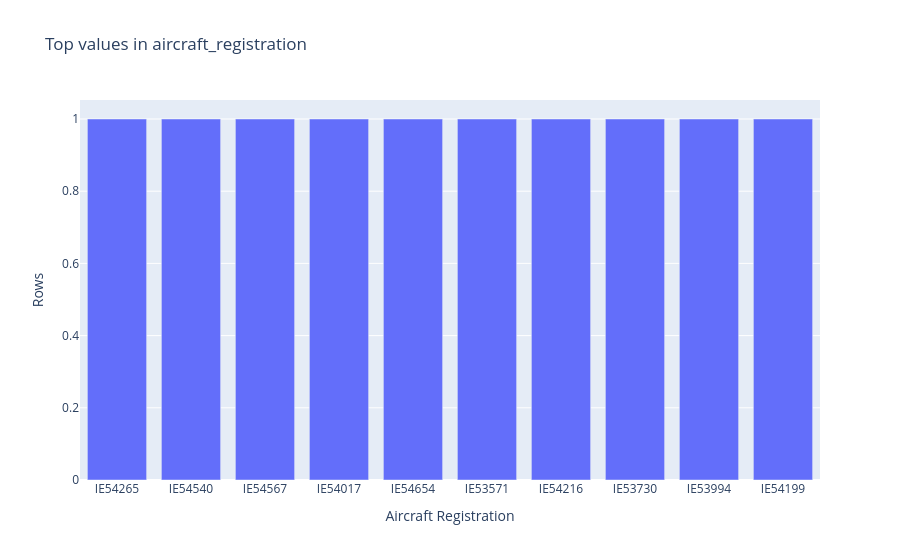

Write notebook code for a chart like this one.
### Markdown cell above
## 6. Prototype Charts in the Notebook

Build charts in the notebook before moving them into Streamlit. Plotly Express accepts Polars DataFrames directly in recent versions.

### Code cell
if text_columns:
    chart_data = top_categories(sample_clean, text_columns[0], top_n=10)
    fig = px.bar(
        chart_data,
        x=text_columns[0],
        y="n_rows",
        title=f"Top values in {text_columns[0]}",
        labels={text_columns[0]: text_columns[0].replace("_", " ").title(), "n_rows": "Rows"},
    )
    fig.show()
else:
    print("Choose a table with a categorical/text column to create this chart.")

### Figure 1 — Plotly figure (JSON) as saved in the notebook; plotly's stock layout.template omitted (floating-point values rounded to 4 significant figures)
{"data": [{"hovertemplate": "Aircraft Registration=%{x}<br>Rows=%{y}<extra></extra>", "legendgroup": "", "marker": {"color": "#636efa", "pattern": {"shape": ""}}, "name": "", "orientation": "v", "showlegend": false, "textposition": "auto", "type": "bar", "x": ["IE54265", "IE54540", "IE54567", "IE54017", "IE54654", "IE53571", "IE54216", "IE53730", "IE53994", "IE54199"], "xaxis": "x", "y": [1, 1, 1, 1, 1, 1, 1, 1, 1, 1], "yaxis": "y"}], "layout": {"barmode": "relative", "legend": {"tracegroupgap": 0}, "title": {"text": "Top values in aircraft_registration"}, "xaxis": {"anchor": "y", "domain": [0, 1], "title": {"text": "Aircraft Registration"}}, "yaxis": {"anchor": "x", "domain": [0, 1], "title": {"text": "Rows"}}}}
